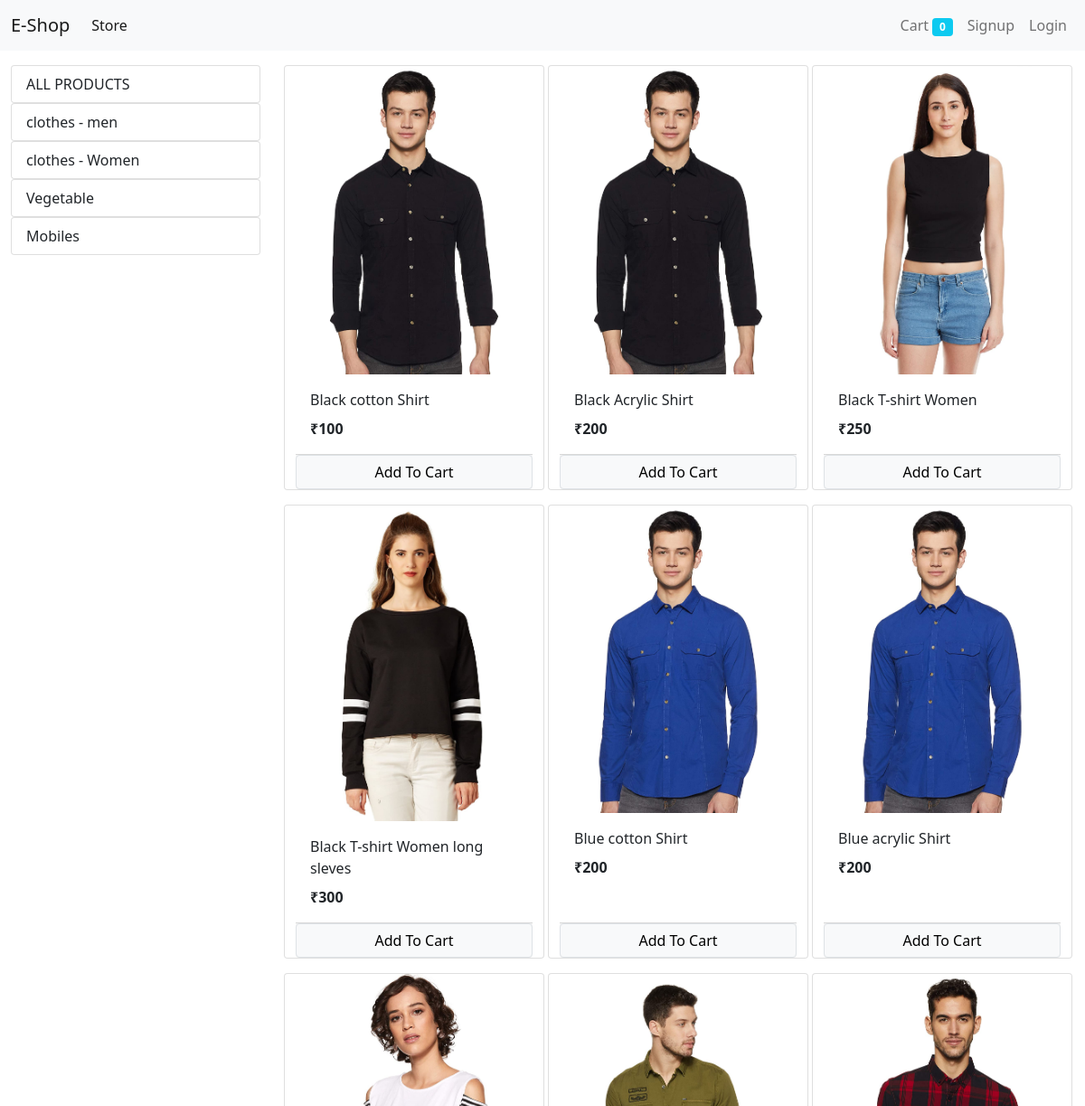
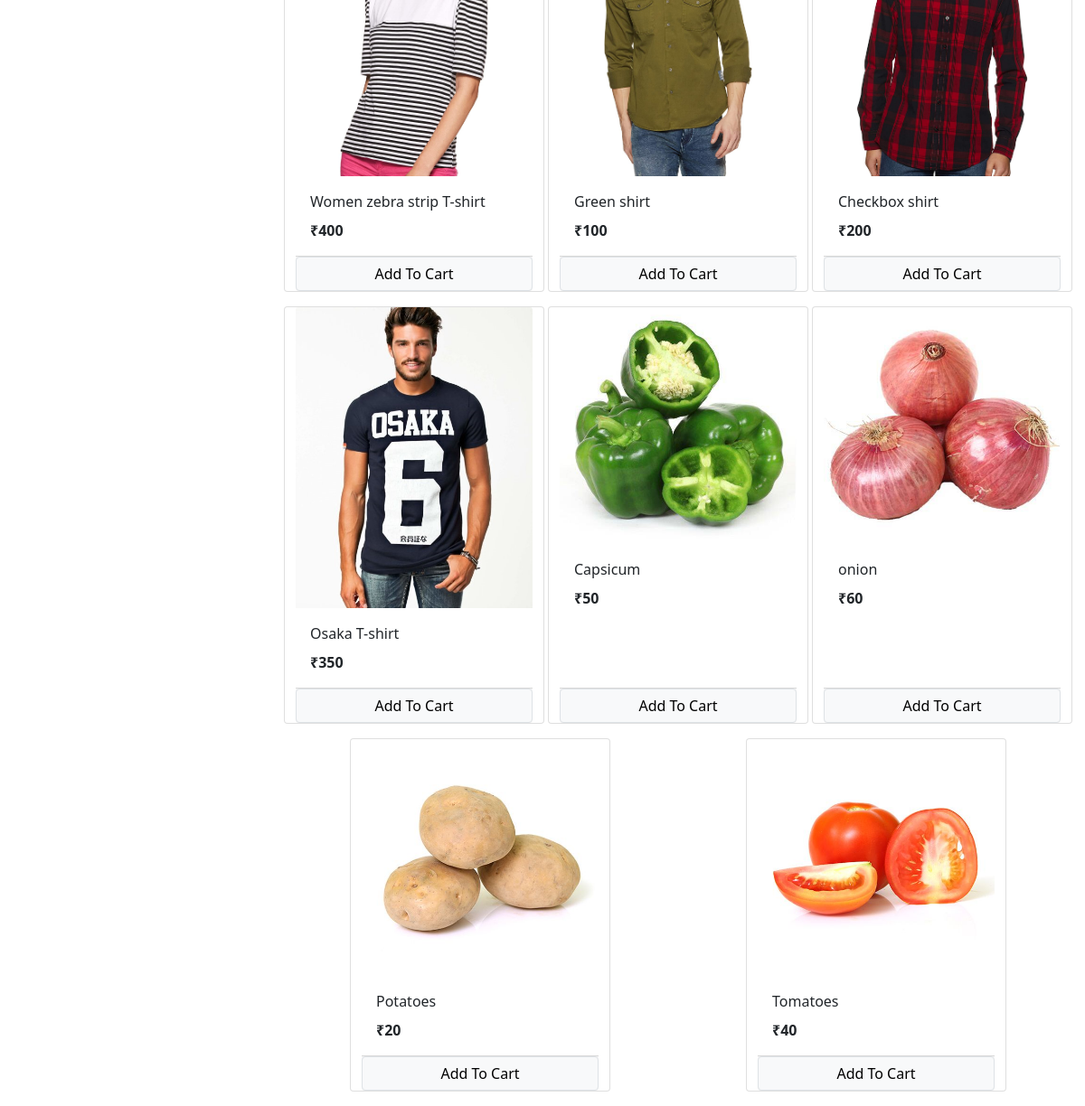
The page / on the database its author committed (2 pictures, top to bottom).
### store/models/category.py (models this page shows, shortened)
class Category(models.Model):
    name = models.CharField(max_length=20)
    @staticmethod
    def get_all_categories():
        return Category.objects.all()

### store/models/product.py (models this page shows, shortened)
class Product(models.Model):
    name = models.CharField(max_length=50)
    price = models.IntegerField(default=0)
    category = models.ForeignKey(Category , on_delete= models.CASCADE , default = 1)
    description = models.CharField(max_length=200, default=' ', null = True , blank=True)
    image = models.ImageField(upload_to='uploads/products/' )
    @staticmethod
    def get_all_products():
        return Product.objects.all()

### store/views/home.py (the view, shortened to what this page needs)
# urls.py: path('', Index.as_view() ,name='homepage'),
class Index(View):
    def get(self, request):
        cart = request.session.get('cart')
        if not cart:
            request.session['cart'] = {}
        products = None
        categories = Category.get_all_categories()
        categoryId = request.GET.get('category')
        if categoryId:
                products = Product.get_all_product_by_categoryid(categoryId)
        else:
                products = Product.get_all_products()
        data = {}
        data['products'] = products
        data['categories'] = categories
        print('You are' , request.session.get('email'))
        return render(request, 'index.html', data)

### store/templatetags/cart.py (called while the page is built)
@register.filter(name = 'is_in_cart')
def is_in_cart(product , cart):
    keys = cart.keys()
    for id in keys:
        if int(id) == product.id:
           return True
    return False

### store/templatetags/custom_filters.py (called while the page is built)
@register.filter(name = 'currency')
def currency(number):
    return "₹"+str(number)

### store/Templates/index.html (shortened to what this page needs)
{% extends 'base.html' %} {% block content %} {% load cart %} {% load custom_filters %}
<div class="container-fluid mt-3">
    <div class="row">
        <div class="col-lg-3 mx-auto">
            <div class="list-group">
                <a href="/" class="list-group-item list-group-item-action">ALL PRODUCTS</a>
            </div>
            {% for category in categories%}
            <div class="list-group">
                <a href="/?category={{category.id}}" class="list-group-item list-group-item-action">{{category.name}}</a>
            </div>
            {% endfor %}
        </div>
        <div id="products" class="col-lg-9 mx-auto">
            <div class="row mx-auto">
                {% for product in products%}
                <div class="card mx-auto mb-3" style="width: 18rem" id={{product.id}}>
                    <img src="{{product.image.url}}" class="card-img-top" alt="..." />
                    <div class="card-body">
                        <p class="card-title">{{product.name}}</p>
                        <p class="card-text"><b>{{product.price|currency}}</b></p>
                    </div>
                    <div class="card-footer p-0 no-gutters">
                        {% if product|is_in_cart:request.session.cart %}
                        <div class="row no-gutters">
                            <form action="/#{{product.id}}" method="post" class="col-2">
                                {% csrf_token %}
                                <input hidden type="text" name="product" value="{{product.id}}" />
                                <input hidden type="text" name="remove" value="True" />
                                <input type="submit" value="-" class=" btn btn-block btn-secondary" />
                            </form>
                            <div class="text-center col">{{product|cart_quantity:request.session.cart}} in Cart</div>
                            <form action="/#{{product.id}}" method="post" class="col-2">
                                {% csrf_token %}
                                <input hidden type="text" name="product" value="{{product.id}}" />
                                <input type="submit" value="+" class=" btn btn-block btn-secondary" />
                            </form>
                        </div>
                        {% else %}
                        <form action="/#{{product.id}}" method="POST" class="btn-block">
                            <input type="submit" class="btn btn-light border form-control" value="Add To Cart" />
                        </form>
                        {% endif %}
                    </div>
                </div>
                {% endfor %}
            </div>
        </div>
    </div>
</div>
{% endblock %}

### store/Templates/base.html (shortened to what this page needs)
<!doctype html>
<html lang="en">
<head>
    <link href="https://cdn.jsdelivr.net/npm/bootstrap@5.1.3/dist/css/bootstrap.min.css" rel="stylesheet">
    <body>
        <nav class="navbar navbar-expand-lg navbar-light bg-light ">
            <div class="container-fluid">
                <a class="navbar-brand" href="/">E-Shop</a>
                <div class="collapse navbar-collapse" id="navbarSupportedContent">
                    <ul class="navbar-nav me-auto mb-2 mb-lg-0">
                        <li class="nav-item">
                            <a class="nav-link active" aria-current="page" href="#">Store</a>
                        </li>
                    </ul>
                    <ul class="navbar-nav d-flex">
                        <li class="nav-item">
                            <a class="nav-link" aria-current="page" href="/cart">Cart
                              <span class="badge bg-info">{{request.session.cart.keys|length}}</span>
                            </a>
                        </li>
                        {% if request.session.customer %}
                        <li class="nav-item">
                            <a class="nav-link" aria-current="page" href="/orders">Orders</a>
                        </li>
                        <li class="nav-item">
                            <a class="nav-link" aria-current="page" href="/logout">Logout</a>
                        </li>
                        {% else %}
                        <li class="nav-item">
                            <a class="nav-link" aria-current="page" href="/signup">Signup</a>
                        </li>
                        <li class="nav-item">
                            <a class="nav-link" aria-current="page" href="/login">Login</a>
                        </li>
                        {% endif %}
                    </ul>
                </div>
            </div>
        </nav>
        {% block content %}{% endblock %}
    </body>
</html>

### rows shown on the page
Category: name "clothes - men"
Category: name "clothes - Women"
Category: name "Vegetable"
Category: name "Mobiles"
Product: image (picture), name "Black cotton Shirt", price "₹100"
Product: image (picture), name "Black Acrylic Shirt", price "₹200"
Product: image (picture), name "Black T-shirt Women", price "₹250"
Product: image (picture), name "Black T-shirt Women long sleves", price "₹300"
Product: image (picture), name "Blue cotton Shirt", price "₹200"
Product: image (picture), name "Blue acrylic Shirt", price "₹200"
Product: image (picture), name "Women zebra strip T-shirt", price "₹400"
Product: image (picture), name "Green shirt", price "₹100"
Product: image (picture), name "Checkbox shirt", price "₹200"
Product: image (picture), name "Osaka T-shirt", price "₹350"
Product: image (picture), name "Capsicum", price "₹50"
Product: image (picture), name "onion", price "₹60"
Product: image (picture), name "Potatoes", price "₹20"
Product: image (picture), name "Tomatoes", price "₹40"

### other values the page prints
{{ request.session.cart.keys|length }} "0"
